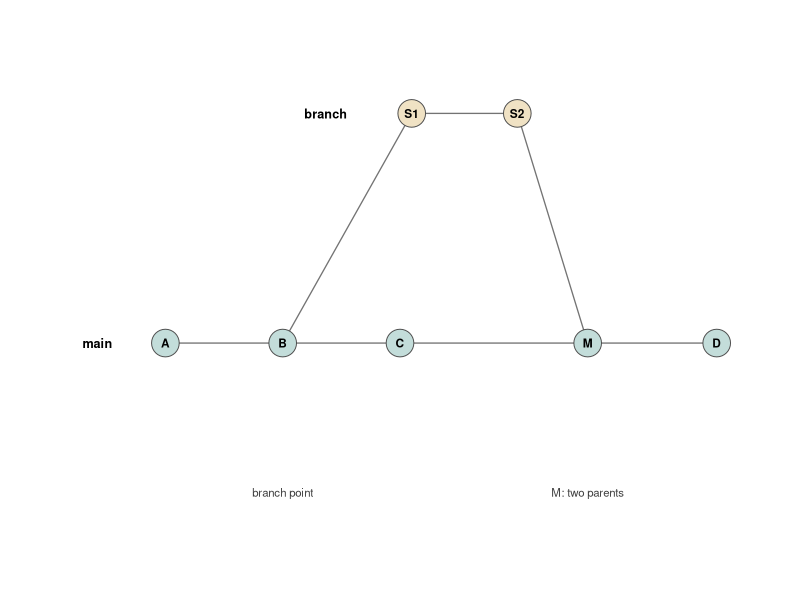

Here is the R script that generated this plot:
## ---- chunk 1
#| label: tbl-audit-trail
#| tbl-cap: 'A synthetic commit history for the first weeks of a cohort analysis, read as a record of decisions. Each row is one atomic, message-bearing commit; together they record not only what changed but, in the message, why. Note the reviewer-driven change to the outlier threshold, the kind of decision an auditor is entitled to trace.'

library(tibble)
library(dplyr)
library(knitr)

commit_history <- tibble::tibble(
  hash = c('a1b2c3d', 'e4f5a6b', 'c7d8e9f',
           'b0a1c2d', 'd3e4f5a', 'f6a7b8c',
           'a9b0c1d'),
  date = as.Date(c('2026-02-03', '2026-02-05',
                   '2026-02-09', '2026-02-12',
                   '2026-02-18', '2026-02-24',
                   '2026-03-02')),
  author = c('r.thomas', 'r.thomas', 'r.thomas',
             'a.okafor', 'r.thomas', 'a.okafor',
             'r.thomas'),
  message = c(
    'Initialise compendium and .gitignore',
    'Add cleaning script for registry extract',
    'Build analysis-ready cohort table',
    'Fit Cox model for 30-day readmission',
    'Tighten outlier threshold to 2 SD per reviewer 2',
    'Add Kaplan-Meier figure to report',
    'Correct person-time denominator'),
  files_changed = c(2L, 1L, 3L, 1L, 1L, 2L, 1L)
)

commit_history |>
  dplyr::mutate(date = format(date, '%Y-%m-%d')) |>
  knitr::kable(
    col.names = c('Hash', 'Date', 'Author',
                  'Message', 'Files'),
    align = c('l', 'l', 'l', 'l', 'r'))
## ---- chunk 2
#| label: fig-branch
#| fig-cap: 'A branch and its merge, drawn as the commit graph git actually stores. The lower line is `main`; the upper line is a sensitivity-analysis branch created at commit B and merged back at M. Commits A through C exist once and are shared by both lines: the branch adds commits rather than copying them. The merge commit M is the only commit in the diagram with two parents, which is what records that the two lines rejoined and when.'
#| fig-alt: 'A commit graph with two horizontal rows of circles joined by lines, with time running left to right. The lower row, labeled main, runs A, B, C, then the merge commit M, then D. The upper row, labeled a sensitivity-analysis branch, holds two commits S1 and S2. A line rises from B to S1, marking the branch point, and a line descends from S2 to M, the merge. M is annotated as the only commit with two parents. Commits A, B, and C lie on the shared portion of the graph rather than being copied onto the branch.'
#| fig-width: 7
#| fig-height: 2.5

library(ggplot2)
library(tibble)

nodes <- tibble(
  id    = c('A', 'B', 'C', 'M', 'D', 'S1', 'S2'),
  x     = c(1, 2, 3, 4.6, 5.7, 3.1, 4.0),
  y     = c(0, 0, 0, 0, 0, 0.8, 0.8),
  shade = c(rep('main', 5), 'branch', 'branch')
)

edges <- tibble(
  x    = c(1, 2, 3, 4.6, 2, 3.1, 4.0),
  xend = c(2, 3, 4.6, 5.7, 3.1, 4.0, 4.6),
  y    = c(0, 0, 0, 0, 0, 0.8, 0.8),
  yend = c(0, 0, 0, 0, 0.8, 0.8, 0)
)

ggplot() +
  geom_segment(data = edges,
               aes(x = x, y = y, xend = xend, yend = yend),
               color = 'grey45', linewidth = 0.45) +
  geom_point(data = nodes, aes(x = x, y = y, fill = shade),
             shape = 21, size = 9, stroke = 0.5,
             color = 'grey30', show.legend = FALSE) +
  geom_text(data = nodes, aes(x = x, y = y, label = id),
            size = 3, fontface = 'bold') +
  scale_fill_manual(values = c(main = '#c3ddda',
                               branch = '#f0e2c4')) +
  annotate('text', x = 0.55, y = 0, label = 'main',
           hjust = 1, fontface = 'bold', size = 3.2) +
  annotate('text', x = 2.55, y = 0.8, label = 'branch',
           hjust = 1, fontface = 'bold', size = 3.2) +
  annotate('text', x = 4.6, y = -0.52,
           label = 'M: two parents', size = 2.9,
           color = 'grey25') +
  annotate('text', x = 2.0, y = -0.52,
           label = 'branch point', size = 2.9,
           color = 'grey25') +
  coord_cartesian(xlim = c(-0.1, 6.1), ylim = c(-0.8, 1.1)) +
  theme_void()
